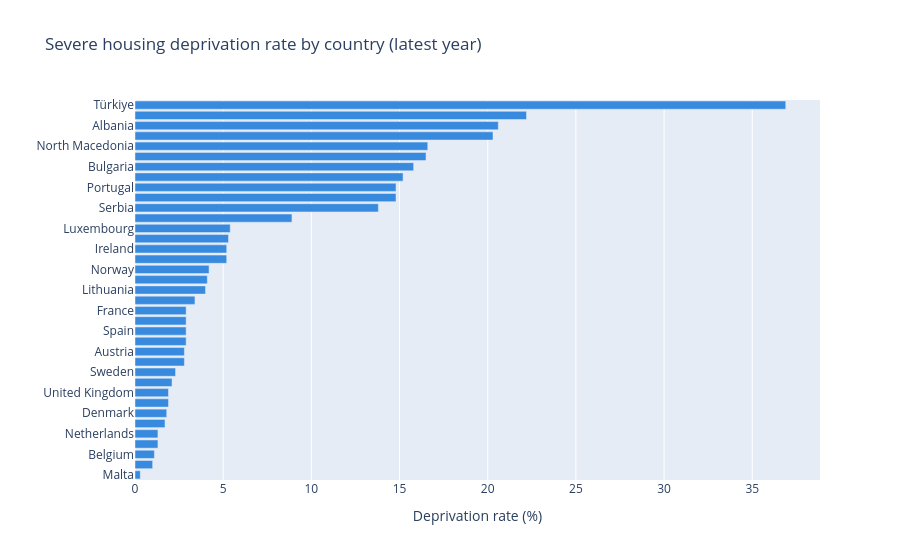

Notebook code cell kept with this figure:
### Code cell
# plot 2: severe housing deprivation by country (latest year)

latest_dep = (
    df_deprivation_clean
    .sort_values("year", ascending=False)
    .groupby("geo", as_index=False)["deprivation_rate"].first()
    .sort_values("deprivation_rate")
)

fig2 = px.bar(
    latest_dep, x="deprivation_rate", y="geo", orientation="h",
    title="Severe housing deprivation rate by country (latest year)",
    labels={"deprivation_rate": "Deprivation rate (%)", "geo": ""},
    color_discrete_sequence=["#378ADD"]
)
fig2.show()
fig2.write_html('housing_deprivation_by_country.html', full_html=False, include_plotlyjs='cdn')

### Figure 1 — Plotly figure (JSON) as saved in the notebook; plotly's stock layout.template omitted (floating-point values rounded to 4 significant figures)
{"data": [{"hovertemplate": "Deprivation rate (%)=%{x}<br>=%{y}<extra></extra>", "legendgroup": "", "marker": {"color": "#378ADD", "pattern": {"shape": ""}}, "name": "", "orientation": "h", "showlegend": false, "textposition": "auto", "type": "bar", "x": [0.3, 1.0, 1.1, 1.3, 1.3, 1.7, 1.8, 1.9, 1.9, 2.1, 2.3, 2.8, 2.8, 2.9, 2.9, 2.9, 2.9, 3.4, 4.0, 4.1, 4.2, 5.2, 5.2, 5.3, 5.4, 8.9, 13.8, 14.8, 14.8, 15.2, 15.8, 16.5, 16.6, 20.3, 20.6, 22.2, 36.9], "xaxis": "x", "y": ["Malta", "Finland", "Belgium", "Switzerland", "Netherlands", "Czechia", "Denmark", "Germany", "United Kingdom", "Croatia", "Sweden", "Slovenia", "Austria", "Cyprus", "Spain", "Estonia", "France", "Iceland", "Lithuania", "Poland", "Norway", "Romania", "Ireland", "Hungary", "Luxembourg", "Italy", "Serbia", "Greece", "Portugal", "Slovakia", "Bulgaria", "Latvia", "North Macedonia", "Kosovo*", "Albania", "Montenegro", "Türkiye"], "yaxis": "y"}], "layout": {"barmode": "relative", "legend": {"tracegroupgap": 0}, "title": {"text": "Severe housing deprivation rate by country (latest year)"}, "xaxis": {"anchor": "y", "domain": [0, 1], "title": {"text": "Deprivation rate (%)"}}, "yaxis": {"anchor": "x", "domain": [0, 1], "title": {"text": ""}}}}
